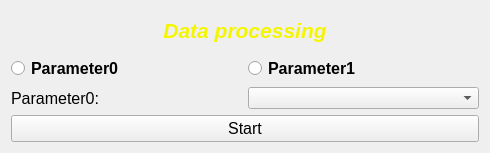
<?xml version="1.0" encoding="UTF-8"?>
<ui version="4.0">
 <class>Form</class>
 <widget class="QWidget" name="Form">
  <property name="geometry">
   <rect>
    <x>0</x>
    <y>0</y>
    <width>490</width>
    <height>153</height>
   </rect>
  </property>
  <property name="windowTitle">
   <string>Form</string>
  </property>
  <layout class="QGridLayout" name="gridLayout">
   <item row="2" column="0">
    <widget class="QRadioButton" name="RadioButtonParameter0">
     <property name="font">
      <font>
       <pointsize>12</pointsize>
       <weight>75</weight>
       <bold>true</bold>
      </font>
     </property>
     <property name="text">
      <string>Parameter0</string>
     </property>
    </widget>
   </item>
   <item row="0" column="0" colspan="2">
    <widget class="QLabel" name="label">
     <property name="palette">
      <palette>
       <active>
        <colorrole role="WindowText">
         <brush brushstyle="SolidPattern">
          <color alpha="255">
           <red>255</red>
           <green>255</green>
           <blue>0</blue>
          </color>
         </brush>
        </colorrole>
       </active>
       <inactive>
        <colorrole role="WindowText">
         <brush brushstyle="SolidPattern">
          <color alpha="255">
           <red>255</red>
           <green>255</green>
           <blue>0</blue>
          </color>
         </brush>
        </colorrole>
       </inactive>
       <disabled>
        <colorrole role="WindowText">
         <brush brushstyle="SolidPattern">
          <color alpha="255">
           <red>110</red>
           <green>113</green>
           <blue>117</blue>
          </color>
         </brush>
        </colorrole>
       </disabled>
      </palette>
     </property>
     <property name="font">
      <font>
       <pointsize>16</pointsize>
      </font>
     </property>
     <property name="text">
      <string>&lt;html&gt;&lt;head/&gt;&lt;body&gt;&lt;p&gt;&lt;span style=&quot; font-size:16pt; font-weight:600; font-style:italic; color:#f5f500;&quot;&gt;Data processing&lt;/span&gt;&lt;/p&gt;&lt;/body&gt;&lt;/html&gt;</string>
     </property>
     <property name="alignment">
      <set>Qt::AlignCenter</set>
     </property>
    </widget>
   </item>
   <item row="2" column="1">
    <widget class="QRadioButton" name="RadioButtonParameter1">
     <property name="font">
      <font>
       <pointsize>12</pointsize>
       <weight>75</weight>
       <bold>true</bold>
      </font>
     </property>
     <property name="text">
      <string>Parameter1</string>
     </property>
    </widget>
   </item>
   <item row="3" column="0">
    <widget class="QLabel" name="LabelParameter0">
     <property name="font">
      <font>
       <pointsize>12</pointsize>
      </font>
     </property>
     <property name="text">
      <string>Parameter0:</string>
     </property>
    </widget>
   </item>
   <item row="3" column="1">
    <widget class="QComboBox" name="ComboBoxParameter0"/>
   </item>
   <item row="4" column="0" colspan="2">
    <widget class="QPushButton" name="ButtonStart">
     <property name="font">
      <font>
       <pointsize>12</pointsize>
      </font>
     </property>
     <property name="text">
      <string>Start</string>
     </property>
     <property name="icon">
      <iconset>
       <normaloff>../Pictures/emblem-checked.svg</normaloff>../Pictures/emblem-checked.svg</iconset>
     </property>
    </widget>
   </item>
  </layout>
 </widget>
 <resources/>
 <connections/>
</ui>
